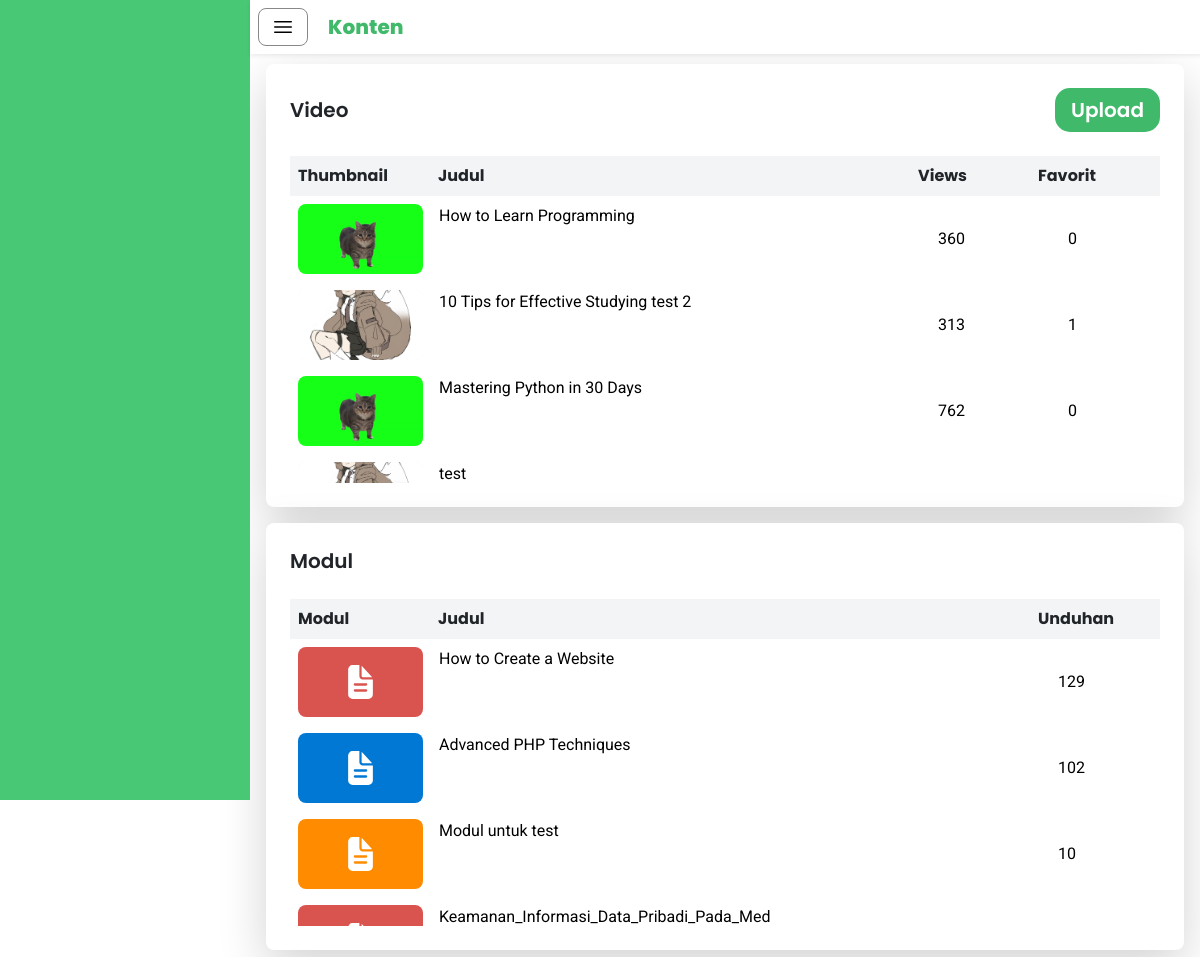
The app's page /guru/konten/index.php (signed in) with its own data.
### tables this page shows
CREATE TABLE IF NOT EXISTS `video` (
  `videoID` int NOT NULL AUTO_INCREMENT,
  `teacherID` int NOT NULL,
  `video` varchar(255) NOT NULL DEFAULT '',
  `thumbnail` varchar(255) NOT NULL DEFAULT '',
  `title` varchar(255) NOT NULL,
  `views` int NOT NULL,
  `upload_date` datetime NOT NULL,
  `favorite` int DEFAULT '0',
  PRIMARY KEY (`videoID`),
  KEY `teacherID` (`teacherID`),
  CONSTRAINT `video_ibfk_1` FOREIGN KEY (`teacherID`) REFERENCES `guru` (`teacherID`) ON DELETE CASCADE ON UPDATE CASCADE
);

CREATE TABLE IF NOT EXISTS `modul` (
  `moduleID` int NOT NULL AUTO_INCREMENT,
  `teacherID` int NOT NULL,
  `videoID` int NOT NULL,
  `title` varchar(255) NOT NULL,
  `download` int NOT NULL,
  `modul` varchar(255) NOT NULL,
  PRIMARY KEY (`moduleID`),
  KEY `teacherID` (`teacherID`),
  KEY `FK_modul_video` (`videoID`),
  CONSTRAINT `FK_modul_guru` FOREIGN KEY (`teacherID`) REFERENCES `guru` (`teacherID`),
  CONSTRAINT `FK_modul_video` FOREIGN KEY (`videoID`) REFERENCES `video` (`videoID`)
);

### guru/konten/dataVideo.php (called while the page is built, shortened)
<?php
include 'datateacherID.php';
$servername = "localhost";
$username = "root";
$password = "";
$dbname = "study_tube";
$conn = new mysqli($servername, $username, $password, $dbname);
$sql = "SELECT
            videoID,
            thumbnail,
            title,
            favorite,
            views
        FROM
            video
        WHERE
            teacherID = ?
        ";
$stmt = $conn->prepare($sql);
$stmt->bind_param("i", $teacherID);
$stmt->execute();
$resultVideo = $stmt->get_result();
?>

### guru/konten/datateacherID.php (called while the page is built, shortened)
<?php
$servername = "localhost";
$username = "root";
$password = "";
$dbname = "study_tube";
$conn = new mysqli($servername, $username, $password, $dbname);
$userID = $_SESSION['user_id'];
$sqlteacherID = "SELECT teacherID FROM guru JOIN user ON guru.userID = user.userID WHERE user.userID = ?";
$stmtteacherID = $conn->prepare($sqlteacherID);
$stmtteacherID->bind_param("i", $userID);
$stmtteacherID->execute();
$resultteacherID = $stmtteacherID->get_result();
if ($row = $resultteacherID->fetch_assoc()) {
    $teacherID = $row['teacherID'];
} else {
    echo "Student ID tidak ditemukan.";
}
?>

### guru/konten/dataModul.php (called while the page is built, shortened)
<?php
include 'datateacherID.php';
$servername = "localhost";
$username = "root";
$password = "";
$dbname = "study_tube";
$conn = new mysqli($servername, $username, $password, $dbname);
$sql = "SELECT
            videoID,
            title,
            modul,
            download
        FROM
            modul
        WHERE
            teacherID = ?
        ";
$stmt = $conn->prepare($sql);
$stmt->bind_param("i", $teacherID);
$stmt->execute();
$resultModul = $stmt->get_result();
?>

### guru/konten/index.php (the view, shortened to what this page needs)
<?php
    include 'dataVideo.php';
    include 'dataModul.php';
?>
<!DOCTYPE html>
<html lang="en">
<head>
    <script src="https://cdn.tailwindcss.com"></script>
    <link href="https://cdn.jsdelivr.net/npm/bootstrap@5.3.3/dist/css/bootstrap.min.css" rel="stylesheet">
    <link rel="stylesheet" href="/Study-Tube/guru/style.css">
</head>
<body>
    <div id="sidebar" class="fixed top-0 left-0 h-screen bg-[#40BA6A]">
    </div>
    <div id="mainContent" class="main-content bg-white">
        <div class="fixed top-0 w-full bg-white z-50 shadow-sm">
            <div class="flex items-center space-x-5 p-2">
                <button id="toggleSidebar" class="btn btn-secondary col-rounded bg-white">
                    <svg xmlns="http://www.w3.org/2000/svg" fill="none" viewBox="0 0 24 24" stroke-width="1.5" stroke="black" class="size-6">
                        <path stroke-linecap="round" stroke-linejoin="round" d="M3.75 6.75h16.5M3.75 12h16.5m-16.5 5.25h16.5" />
                    </svg>
                </button>
                <h1 class="font-poppins font-extrabold text-[#40BA6A] text-xl my-auto">Konten</h1>
            </div>
        </div>
        <div class="container mt-12 p-3">
            <div class="flex flex-col max-h-[calc(100%-50px)] space-y-4">
                    <div class="col-rounded-shadow p-4 w-full h-full bg-white shadow-lg rounded-lg">
                        <div class="flex justify-between items-center mb-4">
                            <h1 class="font-poppins text-xl">Video</h1>
                            <button
                                type="button"
                                onclick="location='/Study-Tube/guru/upload/index.php'"
                                class="py-2 px-3 text-white font-semibold text-xl rounded-[15px] bg-[#40BA6A] font-poppins transition-transform transform hover:scale-110">
                                Upload
                            </button>
                        </div>
                        <div class="relative w-full">
                            <table class="table-auto w-full border-collapse" style="border-spacing: 0">
                                <thead class="font-poppins bg-gray-100 sticky top-0 z-10">
                                    <tr>
                                        <th class="p-2 text-left w-[140px]">Thumbnail</th>
                                        <th class="p-2 text-left">Judul</th>
                                        <th class="p-2 text-left w-[120px]">Views</th>
                                        <th class="p-2 text-left w-[130px]">Favorit</th>
                                    </tr>
                                </thead>
                            </table>
                            <div id="list-video" class="overflow-auto max-h-[30vh]">
                                <table class="table-auto w-full" style="border-spacing: 0">
                                    <tbody>
                                        <?php if ($resultVideo && $resultVideo->num_rows > 0): ?>
                                            <?php while ($video = $resultVideo->fetch_assoc()): ?>
                                                <tr onclick="location.href='/Study-Tube/guru/edit_video/index.php?videoID=<?= urlencode($video['videoID']) ?>'" class="font-roboto font-normal items-center cursor-pointer hover:bg-gray-100">
                                                    <td class="p-2 w-[125px]">
                                                        <div class="overflow-hidden w-[125px] h-[70px] bg-gray-100 rounded-lg">
                                                            <img src="<?= htmlspecialchars($video['thumbnail']); ?>" alt="Thumbnail" class="w-full h-full object-cover">
                                                        </div>
                                                    </td>
                                                    <td class="p-2 text-black line-clamp-3 overflow-hidden mr-3">
                                                        <div class="line-clamp-3 overflow-hidden text-ellipsis">
                                                            <?= htmlspecialchars($video['title']); ?>
                                                        </div>
                                                    </td>
                                                    <td class="p-2 text-black w-[130px] text-ellipsis"><?= htmlspecialchars($video['views']); ?></td>
                                                    <td class="p-2 text-black w-[100px] text-ellipsis"><?= htmlspecialchars($video['favorite']); ?></td>
                                                </tr>
                                            <?php endwhile; ?>
                                        <?php else: ?>
                                            <p class="text-lg font-roboto font-normal">Belum ada video tersedia.</p>
                                        <?php endif; ?>
                                    </tbody>
                                </table>
                            </div>
                        </div>
                    </div>
                    <div class="col-rounded-shadow p-4 w-full h-full bg-white shadow-lg rounded-lg">
                        <div class="flex justify-between items-center mb-4">
                            <h1 class="font-poppins text-xl">Modul</h1>
                        </div>
                        <div class="relative w-full">
                            <table class="table-auto w-full border-collapse" style="border-spacing: 0">
                                <thead class="font-poppins bg-gray-100 sticky top-0 z-10">
                                    <tr>
                                        <th class="p-2 text-left w-[140px]">Modul</th>
                                        <th class="p-2 text-left">Judul</th>
                                        <th class="p-2 text-left w-[130px]">Unduhan</th>
                                    </tr>
                                </thead>
                            </table>
                            <div id="list-modul" class="overflow-auto max-h-[30vh]">
                                <table class="table-auto w-full" style="border-spacing: 0">
                                    <tbody>
                                        <?php if ($resultModul && $resultModul->num_rows > 0): ?>
                                            <?php while ($modul = $resultModul->fetch_assoc()): ?>
                                                <?php
                                                    $file = htmlspecialchars($modul['modul']);
                                                    if (strpos($file, '.pdf') !== false) {
                                                        $bgColor = 'bg-[#D9534F]';
                                                    } elseif (strpos($file, '.docx') !== false || strpos($file, '.doc') !== false) {
                                                        $bgColor = 'bg-[#0078D4]';
                                                    } elseif (strpos($file, '.pptx') !== false || strpos($file, '.ppt') !== false) {
                                                        $bgColor = 'bg-[#FF8C00]';
                                                    } else {
                                                        $bgColor = 'bg-[#CCCCCC]';
                                                    }
                                                ?>
                                                <tr onclick="location.href='/Study-Tube/guru/edit_video/index.php?videoID=<?= urlencode($modul['videoID']) ?>'" class="font-roboto font-normal items-center cursor-pointer hover:bg-gray-100">
                                                    <td class="p-2 w-[125px]">
                                                        <div class="overflow-hidden w-[125px] h-[70px] <?= $bgColor ?> rounded-lg flex items-center justify-center">
                                                        </div>
                                                    </td>
                                                    <td class="p-2 text-black line-clamp-3 overflow-hidden mr-3">
                                                        <div class="line-clamp-3 overflow-hidden text-ellipsis">
                                                            <?= htmlspecialchars($modul['title']); ?>
                                                        </div>
                                                    </td>
                                                    <td class="p-2 text-black w-[110px] text-ellipsis"><?= htmlspecialchars($modul['download']); ?></td>
                                                </tr>
                                            <?php endwhile; ?>
                                        <?php else: ?>
                                            <p class="text-lg font-roboto font-normal">Belum ada modul tersedia.</p>
                                        <?php endif; ?>
                                    </tbody>
                                </table>
                            </div>
                        </div>
                    </div>
            </div>
        </div>
    </div>
</body>
</html>

### guru/style.css (style rules this page uses)
.font-poppins { font-family: 'Poppins', sans-serif; font-weight: 600; }
.col-rounded { border-radius: 0.5rem; border-width: 1px; border-color: #888; }
.col-rounded-shadow { border-radius: 15px; box-shadow: 0px 4px 12px rgba(0, 0, 0, 0.1); }
.font-roboto { font-family: 'Roboto', sans-serif; font-weight: 600; }
#sidebar { height: 100vh; position: fixed; top: 0; left: 0; z-index: 10; transition: transform 0.3s ease-in-out; width: 250px; background-color: #48c774; color: white; }
.main-content { margin-left: 250px; transition: margin-left 0.3s ease-in-out; }

### records on screen
video: thumbnail (picture), title "How to Learn Programming", views "360", favorite "0"
video: thumbnail (picture), title "10 Tips for Effective Studying test 2", views "313", favorite "1"
video: thumbnail (picture), title "Mastering Python in 30 Days", views "762", favorite "0"
video: thumbnail (picture), title "test"
modul: title "How to Create a Website", download "129"
modul: title "Advanced PHP Techniques", download "102"
modul: title "Modul untuk test", download "10"
modul: title "Keamanan_Informasi_Data_Pribadi_Pada_Med"
